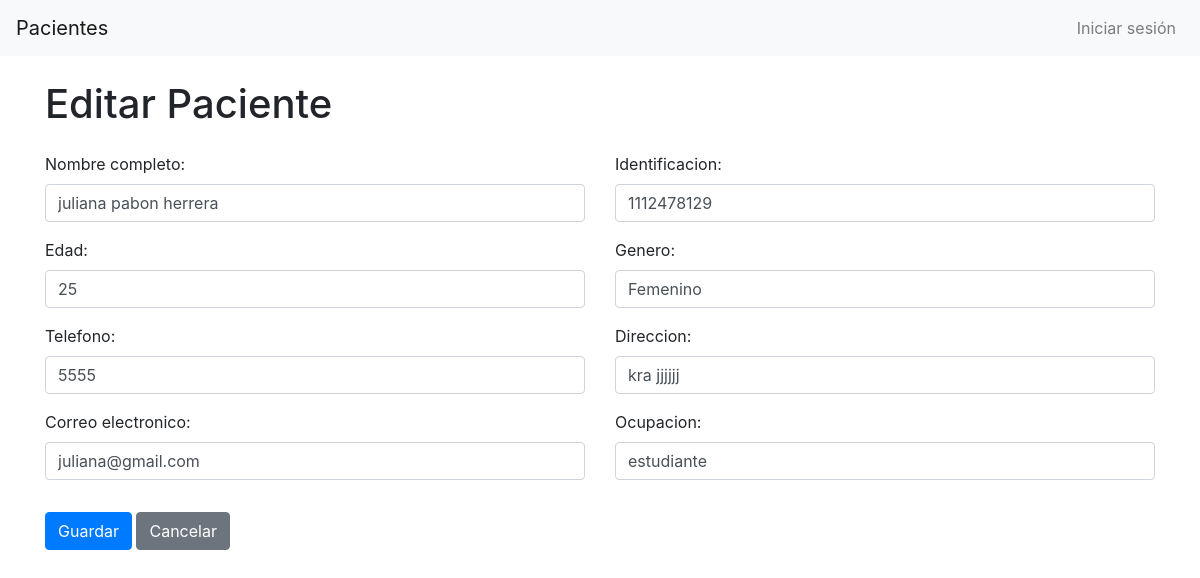
The page /pacientes/1/editar/ on the database its author committed.
### pacientes/models.py (models this page shows, shortened)
class Paciente(models.Model):
    nombre_completo = models.CharField(max_length=255)
    identificacion = models.CharField(max_length=50, unique=True)
    edad = models.IntegerField()
    genero = models.CharField(max_length=10, choices=[('M', 'Masculino'), ('F', 'Femenino'), ('O', 'Otro')])
    telefono = models.CharField(max_length=20)
    direccion = models.CharField(max_length=255)
    correo_electronico = models.EmailField()
    ocupacion = models.CharField(max_length=100)

### pacientes/views.py (the view)
# urls.py: path('<int:pk>/editar/', views.editar_paciente, name='editar_paciente'),
def editar_paciente(request, pk):
    paciente = get_object_or_404(Paciente, pk=pk)
    if request.method == 'POST':
        form = PacienteForm(request.POST, instance=paciente)
        if form.is_valid():
            form.save()
            return redirect('listar_pacientes')
    else:
        form = PacienteForm(instance=paciente)
    return render(request, 'pacientes/editar_paciente.html', {'form': form, 'paciente': paciente})

### pacientes/forms.py
class PacienteForm(forms.ModelForm):
    class Meta:
        model = Paciente
        fields = ['nombre_completo', 'identificacion', 'edad', 'genero', 'telefono', 'direccion', 'correo_electronico', 'ocupacion']

### pacientes/templatetags/form_tags.py (called while the page is built)
@register.filter
def add_class(field, css_class):
    return field.as_widget(attrs={'class': css_class})

### pacientes/templates/pacientes/editar_paciente.html (shortened to what this page needs)
<!DOCTYPE html>
<html lang="es">
<head>
    <link href="https://cdn.jsdelivr.net/npm/bootstrap@5.3.3/dist/css/bootstrap.min.css" rel="stylesheet">
    {% load form_tags %}
</head>
<body>
    {% include 'pacientes/navbar.html' %}
    <div class="container mt-4">
        <h1 class="mb-4">Editar Paciente</h1>
        <form method="post" class="needs-validation" novalidate>
            <div class="row mb-3">
                {% for field in form %}
                    <div class="col-md-6">
                        <div class="form-group">
                            {{ field.label_tag }}
                            {{ field|add_class:"form-control" }}
                        </div>
                    </div>
                {% endfor %}
            </div>
            <button type="submit" class="btn btn-primary">Guardar</button>
            <a href="{% url 'listar_pacientes' %}" class="btn btn-secondary">Cancelar</a>
        </form>
    </div>
</body>
</html>

### rows shown on the page
Paciente: form "juliana pabon herrera" "1112478129" "25" "Femenino" "5555" "kra jjjjjj" "juliana@gmail.com" "estudiante"

### other values the page prints
{{ field.label_tag }} "Nombre completo:" "Identificacion:" "Edad:" "Genero:" "Telefono:" "Direccion:" "Correo electronico:" "Ocupacion:"
